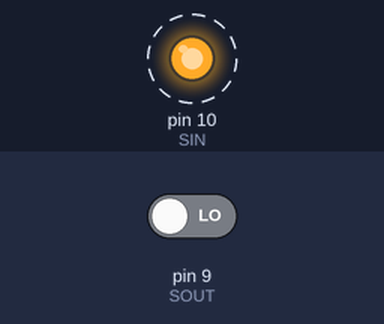
The sketch below on a simulated Arduino Uno, built with avr-gcc and run on an emulated ATmega328P. Shown: output pins drawn as LEDs (lit = HIGH). Dashed ring = blinking. The inputs (shaded band) are chosen by the test bench; at power-on: pin 9 (SOUT) LOW. Pins used as bus, display or sensor lines are not drawn; what the sketch prints to the serial monitor is not drawn.

Above: at 0.3 s.
Timing chart, 0 to 3.0 s (numbered marks = the images above):
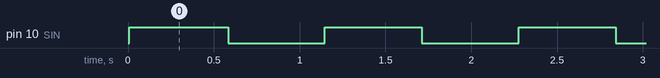

Measured:
- by itself, pin 10 (SIN): alternates HIGH for 0.56 s and LOW for 0.56 s

The sketch:

PwmClock.ino
```cpp
// Simple test of TLC5940
// Measure the shift register length
// then flash the PWM outputs on and off

// apparently we need the GSCLK running in the
// background, so set that up

#define SOUT 9
#define SIN 10
#define SCLK 11
#define XLAT 12
#define GSCLK 13

#define SRLEN 192
#define MAX_SHIFT (SRLEN*4)

#define PWM_CYCLE 8192

static  uint16_t len = 0;

// enable status read
// #define READ_STATUS

// number of 16-bit status words to read
#define SWORD 24

void setup() {
  // put your setup code here, to run once:
  pinMode( SIN, OUTPUT);
  pinMode( SCLK, OUTPUT);
  pinMode( XLAT, OUTPUT);
  pinMode( GSCLK, OUTPUT);

  digitalWrite( SIN, LOW);
  digitalWrite( SCLK, LOW);
  digitalWrite( XLAT, LOW);

  Serial.begin( 9600);

  // shift out zeroes, then shift a 1 and measure SR length
  Serial.println("filling SR");
  digitalWrite( SIN, LOW);
  for( uint16_t i=0; i<MAX_SHIFT; i++) {
    digitalWrite( SCLK, HIGH);
    digitalWrite( SCLK, LOW);
  }

  len = 0;

  digitalWrite( SIN, HIGH);
  Serial.println( "measuring SR");
  for( uint16_t i=0; i<MAX_SHIFT; i++) {
     digitalWrite( SCLK, HIGH);
     digitalWrite( SCLK, LOW);
     ++len;
     if( digitalRead( SOUT) == HIGH) {
      Serial.print("SR length = ");
      Serial.println(len);
      break;
     }
  }

}

uint16_t stat[SWORD];
uint16_t sbit;
uint8_t sptr;

void loop() {
  // now send alternate all 1s and all 0s to the PWM
  // then pulse XLAT
  Serial.println("Set ones");

  digitalWrite( XLAT, HIGH);
  digitalWrite( XLAT, LOW);

  sptr = 0;
  sbit = 1;

  digitalWrite( SIN, HIGH);
  for( uint16_t i=0; i<len; i++) {
     digitalWrite( SCLK, HIGH);
     digitalWrite( SCLK, LOW);

     // read and print the status
#ifdef READ_STATUS
     if( digitalRead( SOUT) == HIGH)
       stat[sptr] |= sbit;
     else
       stat[sptr] &= ~sbit;
     if( sbit == 0x8000) {
       sbit = 1;
       ++sptr;
     } else
       sbit <<=1;
#endif
  }

#ifdef READ_STATUS
  for( uint8_t i=0; i<SWORD; i++) {
    Serial.print( stat[i], HEX);
    Serial.print( " ");
  }
  Serial.println("");
#endif

  digitalWrite( XLAT, HIGH);
  digitalWrite( XLAT, LOW);

  // pulse the PWM clock
  for( uint16_t i=0; i<PWM_CYCLE; i++) {
    digitalWrite( GSCLK, HIGH);
    digitalWrite( GSCLK, LOW);
  }


  delay( 500);

  Serial.println("Set zeroes");
  digitalWrite( SIN, LOW);
  for( uint16_t i=0; i<len; i++) {
     digitalWrite( SCLK, HIGH);
     digitalWrite( SCLK, LOW);
  }
  digitalWrite( XLAT, HIGH);
  digitalWrite( XLAT, LOW);

  // pulse the PWM clock
  for( uint16_t i=0; i<PWM_CYCLE; i++) {
    digitalWrite( GSCLK, HIGH);
    digitalWrite( GSCLK, LOW);
  }

  delay( 500);
}
```
